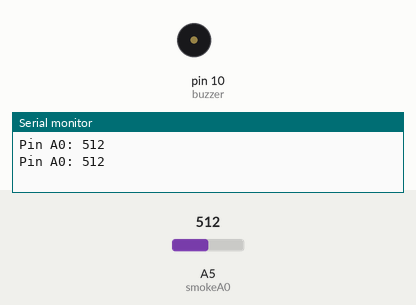
The sketch below on a simulated Arduino Uno, built with avr-gcc and run on an emulated ATmega328P. Shown: buzzer (waves = sounding), the last lines printed to the serial monitor. Inputs (shaded band) come from the test bench; at power-on: A5 (smokeA0) = 512.

Above: at 1.8 s.
1.9 s: A5 (smokeA0) set to 692
3.4 s: A5 (smokeA0) set to 719
At 4.1 s:
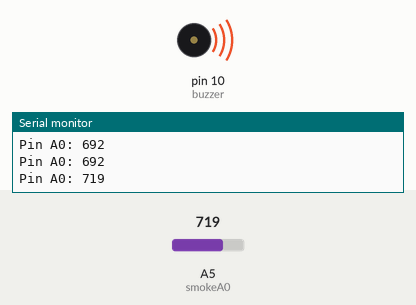
Timing chart, 0 to 13.5 s (numbered marks = the images above; inputs shaded):
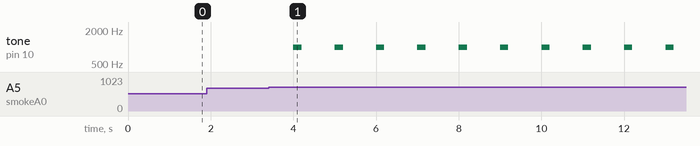

The sketch:

smoke_sensor.ino
```cpp
int buzzer = 10;
int smokeA0 = A5;
int sensorThres = 700;

void setup() {
  pinMode(buzzer, OUTPUT);
  pinMode(smokeA0, INPUT);
  Serial.begin(9600);
}

void loop() {
  int analogSensor = analogRead(smokeA0);

  Serial.print("Pin A0: ");
  Serial.println(analogSensor);
  // Checks if it has reached the threshold value
  if (analogSensor > sensorThres)
  {
    tone(buzzer, 1000, 200);
  }
  else
  {
    noTone(buzzer);
  }
  delay(1000);
}
```

Measured:
- the behaviour switches between 700 and 701 on A5 (smokeA0) (found by bisection; images 0 and 1)
- after the input at 3.4 s, tone on pin 10 (buzzer): alternates 1000 Hz for 0.20 s and silent for 0.80 s, starting after 0.60 s
